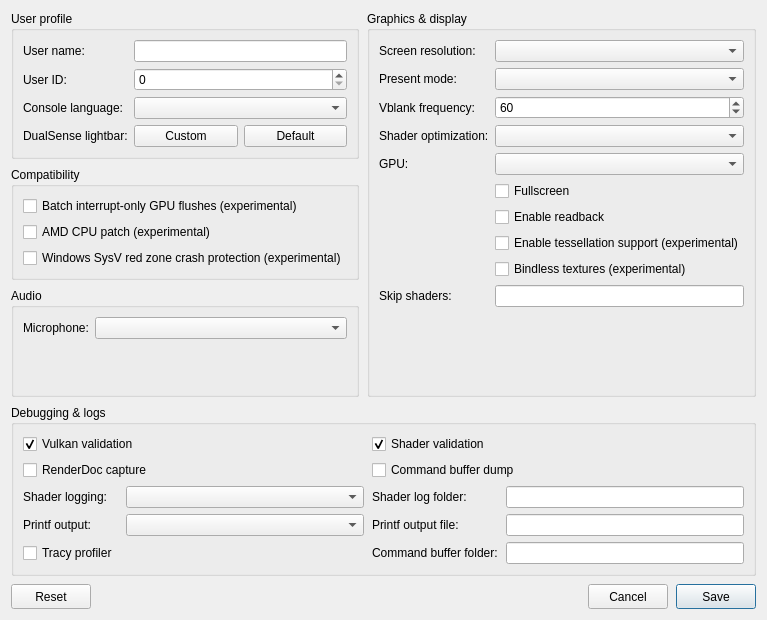
<?xml version="1.0" encoding="UTF-8"?>
<ui version="4.0">
 <class>ConfigurationEditDialog</class>
 <widget class="QDialog" name="ConfigurationEditDialog">
  <property name="geometry">
   <rect>
    <x>0</x>
    <y>0</y>
    <width>760</width>
    <height>620</height>
   </rect>
  </property>
  <property name="windowTitle">
   <string>Settings</string>
  </property>
  <property name="locale">
   <locale language="English" country="UnitedStates"/>
  </property>
  <layout class="QGridLayout" name="gridLayout">
   <property name="horizontalSpacing">
    <number>8</number>
   </property>
   <property name="verticalSpacing">
    <number>8</number>
   </property>
   <item row="0" column="0">
    <layout class="QGridLayout" name="sectionsLayout" columnstretch="1,1">
     <property name="horizontalSpacing">
      <number>8</number>
     </property>
     <property name="verticalSpacing">
      <number>8</number>
     </property>
     <item row="0" column="0">
      <widget class="QGroupBox" name="user_profile_group">
       <property name="title">
        <string>User profile</string>
       </property>
       <layout class="QFormLayout" name="userProfileLayout">
        <property name="fieldGrowthPolicy">
         <enum>QFormLayout::AllNonFixedFieldsGrow</enum>
        </property>
        <item row="0" column="0">
         <widget class="QLabel" name="label_user_name">
          <property name="text"><string>User name:</string></property>
         </widget>
        </item>
        <item row="0" column="1">
         <widget class="MandatoryLineEdit" name="lineEdit_user_name">
          <property name="toolTip"><string>Local user name exposed to games</string></property>
          <property name="clearButtonEnabled"><bool>true</bool></property>
         </widget>
        </item>
        <item row="1" column="0">
         <widget class="QLabel" name="label_user_id">
          <property name="text"><string>User ID:</string></property>
         </widget>
        </item>
        <item row="1" column="1">
         <widget class="QSpinBox" name="spinBox_user_id">
          <property name="toolTip"><string>Local user ID exposed to games</string></property>
          <property name="maximum"><number>2147483647</number></property>
         </widget>
        </item>
        <item row="2" column="0">
         <widget class="QLabel" name="label_console_language">
          <property name="text"><string>Console language:</string></property>
         </widget>
        </item>
        <item row="2" column="1">
         <widget class="QComboBox" name="comboBox_console_language">
          <property name="toolTip"><string>Language</string></property>
         </widget>
        </item>
        <item row="3" column="0">
         <widget class="QLabel" name="label_controller_color">
          <property name="text"><string>DualSense lightbar:</string></property>
         </widget>
        </item>
        <item row="3" column="1">
         <layout class="QHBoxLayout" name="controllerColorLayout">
          <item>
           <widget class="QPushButton" name="button_controller_color">
            <property name="toolTip"><string>Choose and preview a fixed LED color. Bluetooth DualSense may take several seconds to update.</string></property>
            <property name="text"><string>Custom</string></property>
           </widget>
          </item>
          <item>
           <widget class="QPushButton" name="button_controller_color_reset">
            <property name="toolTip"><string>Let the game control the lightbar</string></property>
            <property name="text"><string>Default</string></property>
           </widget>
          </item>
         </layout>
        </item>
       </layout>
      </widget>
     </item>
     <item row="2" column="0">
      <widget class="QGroupBox" name="audio_group">
       <property name="title"><string>Audio</string></property>
       <layout class="QFormLayout" name="audioLayout">
        <property name="fieldGrowthPolicy">
         <enum>QFormLayout::AllNonFixedFieldsGrow</enum>
        </property>
        <item row="0" column="0">
         <widget class="QLabel" name="label_audio_input_device">
          <property name="text"><string>Microphone:</string></property>
         </widget>
        </item>
        <item row="0" column="1">
         <widget class="QComboBox" name="comboBox_audio_input_device"/>
        </item>
       </layout>
      </widget>
     </item>
     <item row="0" column="1" rowspan="3">
      <widget class="QGroupBox" name="graphics_group">
       <property name="title">
        <string>Graphics &amp;&amp; display</string>
       </property>
       <layout class="QFormLayout" name="graphicsLayout">
        <property name="fieldGrowthPolicy">
         <enum>QFormLayout::AllNonFixedFieldsGrow</enum>
        </property>
        <item row="0" column="0">
         <widget class="QLabel" name="label_screen_resolution">
          <property name="text"><string>Screen resolution:</string></property>
         </widget>
        </item>
        <item row="0" column="1">
         <widget class="QComboBox" name="comboBox_screen_resolution">
          <property name="toolTip"><string>Window resolution</string></property>
         </widget>
        </item>
        <item row="1" column="0">
         <widget class="QLabel" name="label_present_mode">
          <property name="text"><string>Present mode:</string></property>
         </widget>
        </item>
        <item row="1" column="1">
         <widget class="QComboBox" name="comboBox_present_mode">
          <property name="toolTip"><string>Vulkan swapchain presentation mode</string></property>
         </widget>
        </item>
        <item row="2" column="0">
         <widget class="QLabel" name="label_vblank_frequency">
          <property name="text"><string>Vblank frequency:</string></property>
         </widget>
        </item>
        <item row="2" column="1">
         <widget class="QSpinBox" name="spinBox_vblank_frequency">
          <property name="toolTip"><string>Virtual display refresh rate used for frame pacing</string></property>
          <property name="minimum"><number>30</number></property>
          <property name="maximum"><number>360</number></property>
          <property name="value"><number>60</number></property>
         </widget>
        </item>
        <item row="3" column="0">
         <widget class="QLabel" name="label_shader_optimization">
          <property name="text"><string>Shader optimization:</string></property>
         </widget>
        </item>
        <item row="3" column="1">
         <widget class="QComboBox" name="comboBox_shader_optimization_type">
          <property name="toolTip"><string>Optimize shaders for code size or performance</string></property>
         </widget>
        </item>
        <item row="4" column="0">
         <widget class="QLabel" name="label_gpu">
          <property name="text"><string>GPU:</string></property>
         </widget>
        </item>
        <item row="4" column="1">
         <widget class="QComboBox" name="comboBox_gpu">
          <property name="toolTip"><string>Graphics device used by the emulator</string></property>
         </widget>
        </item>
        <item row="5" column="1">
         <widget class="QCheckBox" name="checkBox_fullscreen">
          <property name="toolTip"><string>Run in borderless desktop fullscreen</string></property>
          <property name="text"><string>Fullscreen</string></property>
         </widget>
        </item>
        <item row="6" column="1">
         <widget class="QCheckBox" name="checkBox_readback">
          <property name="toolTip"><string>Read back writable linear images</string></property>
          <property name="text"><string>Enable readback</string></property>
         </widget>
        </item>
        <item row="7" column="1">
         <widget class="QCheckBox" name="checkBox_tessellation">
          <property name="toolTip"><string>Draw tessellated geometry. Disabled by default; unsupported tessellation may cause crashes.</string></property>
          <property name="text"><string>Enable tessellation support (experimental)</string></property>
         </widget>
        </item>
        <item row="8" column="1">
         <widget class="QCheckBox" name="checkBox_bindless">
          <property name="toolTip"><string>Sample heap-indexed textures through bindless descriptor arrays instead of enumerating them per draw.</string></property>
          <property name="text"><string>Bindless textures (experimental)</string></property>
         </widget>
        </item>
        <item row="9" column="0">
         <widget class="QLabel" name="label_skip_shaders">
          <property name="text"><string>Skip shaders:</string></property>
         </widget>
        </item>
        <item row="9" column="1">
         <widget class="QLineEdit" name="lineEdit_skip_shaders">
          <property name="toolTip"><string>Guest shader hashes (hex, comma-separated) whose draws and dispatches are left out</string></property>
          <property name="clearButtonEnabled"><bool>true</bool></property>
         </widget>
        </item>
       </layout>
      </widget>
     </item>
     <item row="3" column="0" colspan="2">
      <widget class="QGroupBox" name="debug_group">
       <property name="title">
        <string>Debugging &amp;&amp; logs</string>
       </property>
       <layout class="QGridLayout" name="debugLayout" columnstretch="0,1,0,1">
        <property name="horizontalSpacing"><number>8</number></property>
        <property name="verticalSpacing"><number>6</number></property>
        <item row="0" column="0" colspan="2">
         <widget class="QCheckBox" name="checkBox_vulkan_validation">
          <property name="toolTip"><string>Enable Vulkan validation layers</string></property>
          <property name="text"><string>Vulkan validation</string></property>
          <property name="checked"><bool>true</bool></property>
         </widget>
        </item>
        <item row="0" column="2" colspan="2">
         <widget class="QCheckBox" name="checkBox_shader_validation">
          <property name="toolTip"><string>Validate SPIR-V binary</string></property>
          <property name="text"><string>Shader validation</string></property>
          <property name="checked"><bool>true</bool></property>
         </widget>
        </item>
        <item row="1" column="0" colspan="2">
         <widget class="QCheckBox" name="checkBox_renderdoc_capture">
          <property name="toolTip"><string>Enable RenderDoc capture</string></property>
          <property name="text"><string>RenderDoc capture</string></property>
         </widget>
        </item>
        <item row="1" column="2" colspan="2">
         <widget class="QCheckBox" name="checkBox_cmd_dump">
          <property name="toolTip"><string>Dump command buffers</string></property>
          <property name="text"><string>Command buffer dump</string></property>
         </widget>
        </item>
        <item row="2" column="0">
         <widget class="QLabel" name="label_shader_log_direction">
          <property name="text"><string>Shader logging:</string></property>
         </widget>
        </item>
        <item row="2" column="1">
         <widget class="QComboBox" name="comboBox_shader_log_direction">
          <property name="toolTip"><string>Dump shaders to file or console window. If enabled may decrease emulator performance</string></property>
         </widget>
        </item>
        <item row="2" column="2">
         <widget class="QLabel" name="label_shader_log_folder">
          <property name="text"><string>Shader log folder:</string></property>
         </widget>
        </item>
        <item row="2" column="3">
         <widget class="MandatoryLineEdit" name="lineEdit_shader_log_folder">
          <property name="toolTip"><string>Specify directory to dump shaders</string></property>
          <property name="clearButtonEnabled"><bool>true</bool></property>
         </widget>
        </item>
        <item row="3" column="0">
         <widget class="QLabel" name="label_printf_direction">
          <property name="text"><string>Printf output:</string></property>
         </widget>
        </item>
        <item row="3" column="1">
         <widget class="QComboBox" name="comboBox_printf_direction">
          <property name="toolTip"><string>Print logs to file or console window. If enabled may decrease emulator performance</string></property>
         </widget>
        </item>
        <item row="3" column="2">
         <widget class="QLabel" name="label_printf_file">
          <property name="text"><string>Printf output file:</string></property>
         </widget>
        </item>
        <item row="3" column="3">
         <widget class="MandatoryLineEdit" name="lineEdit_printf_file">
          <property name="toolTip"><string>Specify file to dump logs</string></property>
          <property name="clearButtonEnabled"><bool>true</bool></property>
         </widget>
        </item>
        <item row="4" column="0">
         <widget class="QCheckBox" name="checkBox_profiler">
          <property name="toolTip"><string>Enable the Tracy profiler. Profiling may decrease emulator performance</string></property>
          <property name="text"><string>Tracy profiler</string></property>
         </widget>
        </item>
        <item row="4" column="2">
         <widget class="QLabel" name="label_cmd_dump_folder">
          <property name="text"><string>Command buffer folder:</string></property>
         </widget>
        </item>
        <item row="4" column="3">
         <widget class="MandatoryLineEdit" name="lineEdit_cmd_dump_folder">
          <property name="toolTip"><string>Specify directory to dump command buffers</string></property>
          <property name="clearButtonEnabled"><bool>true</bool></property>
         </widget>
        </item>
       </layout>
      </widget>
     </item>
     <item row="1" column="0">
      <widget class="QGroupBox" name="compatibility_group">
       <property name="title">
        <string>Compatibility</string>
       </property>
       <layout class="QVBoxLayout" name="compatibilityLayout">
        <item>
         <widget class="QCheckBox" name="checkBox_defer_release_mem_interrupts">
          <property name="toolTip"><string>Experimentally defer interrupt-only RELEASE_MEM flushes to existing submission boundaries. May improve performance or cause synchronization problems. Restart the game after changing this setting.</string></property>
          <property name="text"><string>Batch interrupt-only GPU flushes (experimental)</string></property>
         </widget>
        </item>
        <item>
         <widget class="QCheckBox" name="checkBox_amd_cpu">
          <property name="toolTip"><string>Patch CPU instructions that differ between AMD and the host CPU.</string></property>
          <property name="text"><string>AMD CPU patch (experimental)</string></property>
         </widget>
        </item>
        <item>
         <widget class="QCheckBox" name="checkBox_red_zone_protection">
          <property name="toolTip"><string>Helps prevent crashes in some games on Windows</string></property>
          <property name="text"><string>Windows SysV red zone crash protection (experimental)</string></property>
         </widget>
        </item>
       </layout>
      </widget>
     </item>
    </layout>
   </item>
   <item row="2" column="0">
    <layout class="QHBoxLayout" name="buttonLayout">
     <item>
     <widget class="QPushButton" name="clear_button">
       <property name="minimumSize"><size><width>80</width><height>25</height></size></property>
       <property name="text"><string>Reset</string></property>
       <property name="toolTip"><string>Restore default settings</string></property>
      </widget>
     </item>
     <item>
      <spacer name="buttonSpacer">
       <property name="orientation"><enum>Qt::Horizontal</enum></property>
       <property name="sizeHint" stdset="0"><size><width>40</width><height>20</height></size></property>
      </spacer>
     </item>
     <item>
      <widget class="QPushButton" name="cancel_button">
       <property name="minimumSize"><size><width>80</width><height>25</height></size></property>
       <property name="text"><string>Cancel</string></property>
      </widget>
     </item>
     <item>
      <widget class="QPushButton" name="ok_button">
       <property name="minimumSize"><size><width>80</width><height>25</height></size></property>
       <property name="text"><string>Save</string></property>
       <property name="default"><bool>true</bool></property>
      </widget>
     </item>
    </layout>
   </item>
  </layout>
 </widget>
 <customwidgets>
  <customwidget>
   <class>MandatoryLineEdit</class>
   <extends>QLineEdit</extends>
   <header>mandatoryLineEdit.h</header>
  </customwidget>
 </customwidgets>
 <resources/>
</ui>
